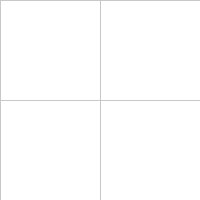
Frame 1 (no input)
Frame 60 (the mouse pressed at the canvas centre just before this capture): identical to frame 1, image omitted
Frame 120 (the mouse held since frame 60 and released just before this capture): identical to frame 1, image omitted

The Processing sketch that drew this single still picture (run headless with seeded random() and noise(); from frame 60 on, the mouse is pressed at the canvas centre):

// Processing sketch: processing_63373
// ── processing_63373.pde

int w;
int h;

void setup() {
  size(200, 200);
  w = width/2;
  h = height/2;
}

void draw() {
  background(255);
  stroke(200);
  line(0, height/2, width, width/2);
  line(width/2, 0, width/2, height); 

  if (mouseX > 0 && mouseX < width/2 && mouseY > 0 && mouseY < height/2) {
    fill(0);
  }
  else {
    fill(255);
  }
  rect(0, 0, w, h);
  
  if (mouseX > width/2 && mouseX < width && mouseY > 0 && mouseY < height/2) {
    fill(0);
  }
  else {
    fill(255);
  }
  rect(width/2, 0, w, h);
  
  if (mouseX > 0 && mouseX < width/2 && mouseY > height/2 && mouseY < height) {
    fill(0);
  }
  else {
    fill(255);
  }
  rect(0, height/2, w, h);
  
  if (mouseX > width/2 && mouseX < width && mouseY > height/2 && mouseY < height) {
    fill(0);
  }
  else {
    fill(255);
  }
  rect(width/2, height/2, w, h);
} 
